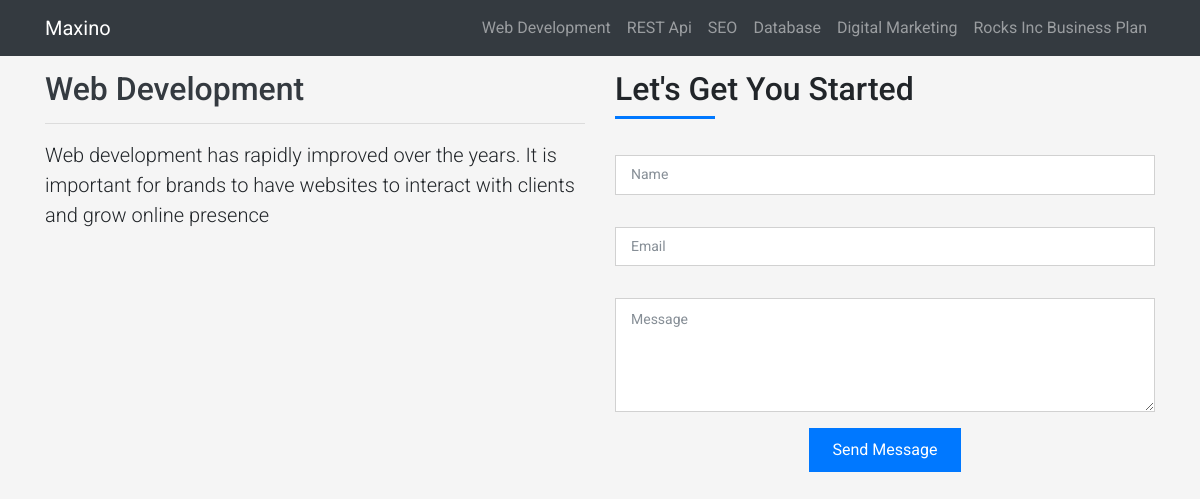
The page /service/web-development on the database its author committed.
### Portfolio/models.py (models this page shows, shortened)
class Service(db.Model):
    id = db.Column(db.Integer, primary_key=True)
    title = db.Column(db.String(150), nullable=False)
    slug = db.Column(db.String(150), nullable=False)
    icon = db.Column(db.String(150), nullable=False)
    heading = db.Column(db.Text())
    description = db.Column(db.Text())

### Portfolio/main/routes.py (the view, shortened to what this page needs)
@main.route('/service/<string:slug>', methods=['GET', 'POST'])
def service(slug):
    services = Service.query.all()
    form = ContactForm()
    service = Service.query.filter_by(slug=slug).first()
    return render_template('service.html', service=service, form=form, services=services)

### Portfolio/main/forms.py
class ContactForm(FlaskForm):
    name = StringField(
        validators=[Length(min=2, max=50, message='Minimum 2 characters Maxinmun 50')])
    email = StringField(validators=[Email(message="must be an email")])
    message = TextAreaField()

### Portfolio/__init__.py (called while the page is built)
@app.teardown_appcontext
def shutdown_session(exception=None):
    db.session.remove()

### Portfolio/templates/service.html (shortened to what this page needs)
<!DOCTYPE html>
<html lang="en" prefix="og: http://ogp.me/ns#">
  <head>
    <link rel="stylesheet" href="{{ url_for('static', filename='css/font-awesome.min.css') }}">
    <link rel="stylesheet" href="{{ url_for('static', filename='css/bootstrap.css') }}">
    <link rel="stylesheet" href="{{ url_for('static', filename='css/style.css') }}">
  </head>
<body>
  <nav class="navbar navbar-expand-sm bg-dark navbar-dark mb-3">
    <div class="container">
     <a href="{{url_for('main.index')}}" class="navbar-brand">Maxino</a>
    <div class="collapse navbar-collapse" id="nav">
      <ul class="navbar-nav ml-auto">
          {% for service in services %}
          <li class="nav-item"><a href="{{url_for('main.service', slug=service.slug)}}" class="nav-link">{{service.title}}</a></li>
          {% endfor %}
      </ul>
    </div>
    </div>
  </nav>
  <div class="container">
    <div class="row">
      <div class="col-md-6">
        <h2 class="text-dark">{{service.title}}</h2>
           <hr>
           <p class="lead">{{service.description}}</p>
      </div>
      <div class="col-md-6">
        <div class="title-box-2">
          <h5 class="title-left">
            Let's Get You Started
          </h5>
        </div>
        <div>
          <form  method="POST" role="form" class="php-email-form">
            <div class="row">
              <div class="col-md-12 mb-3">
                <div class="form-group">
                  {{form.name(class="form-control", placeholder="Name")}}
                </div>
              </div>
              <div class="col-md-12 mb-3">
                <div class="form-group">
                  {{form.email(class="form-control", placeholder="Email")}}
                </div>
              </div>
              <div class="col-md-12">
                <div class="form-group">
                  {{form.message(class="form-control", placeholder="Message", rows=5)}}
                </div>
              </div>
              <div class="col-md-12 text-center">
                <button type="submit" class="button button-a button-big button-rouded">Send Message</button>
              </div>
            </div>
          </form>
        </div>
      </div>
    </div>
  </div>
</body>
</html>

### Portfolio/static/css/style.css (style rules this page uses)
html { scroll-behavior: smooth; position: relative; }
body { background-color: #f5f5f5; }
body { font-family: 'Roboto', sans-serif; font-size: 16px; }
a { color: #1e1e1e; text-decoration: none; transition: all 0.5s ease-in-out; }
.title-box-2 { margin-bottom: 3rem; }
.title-left { font-size: 2rem; position: relative; }
.title-left:before { content: ""; position: absolute; height: 3px; background-color: #0078ff; width: 100px; bottom: -12px; }
.php-email-form input, .php-email-form textarea { border-radius: 0; box-shadow: none; font-size: 14px; }
.php-email-form input { padding: 10px 15px; }
.php-email-form textarea { padding: 12px 15px; margin-bottom: 0; }
.php-email-form button[type=submit] { background: #0078ff; border: 0; padding: 10px 24px; color: #fff; transition: 0.4s; }

### rows shown on the page
Service: title "Web Development", description "Web development has rapidly improved over the years. It is important for brands to have websites to interact with clients and grow online presence"
Service: title "REST Api"
Service: title "SEO"
Service: title "Database"
Service: title "Digital Marketing"
Service: title "Rocks Inc Business Plan"
